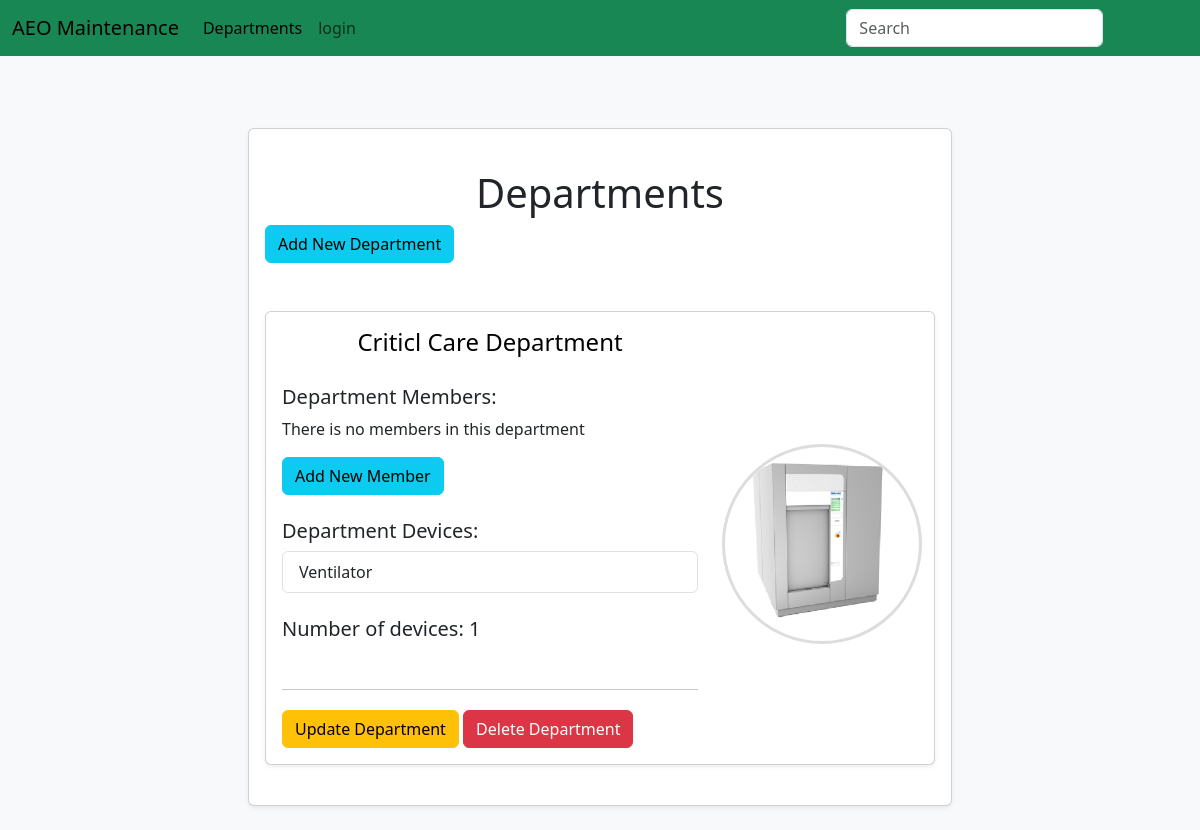
/departments/, run on an earlier commit of the app's database.
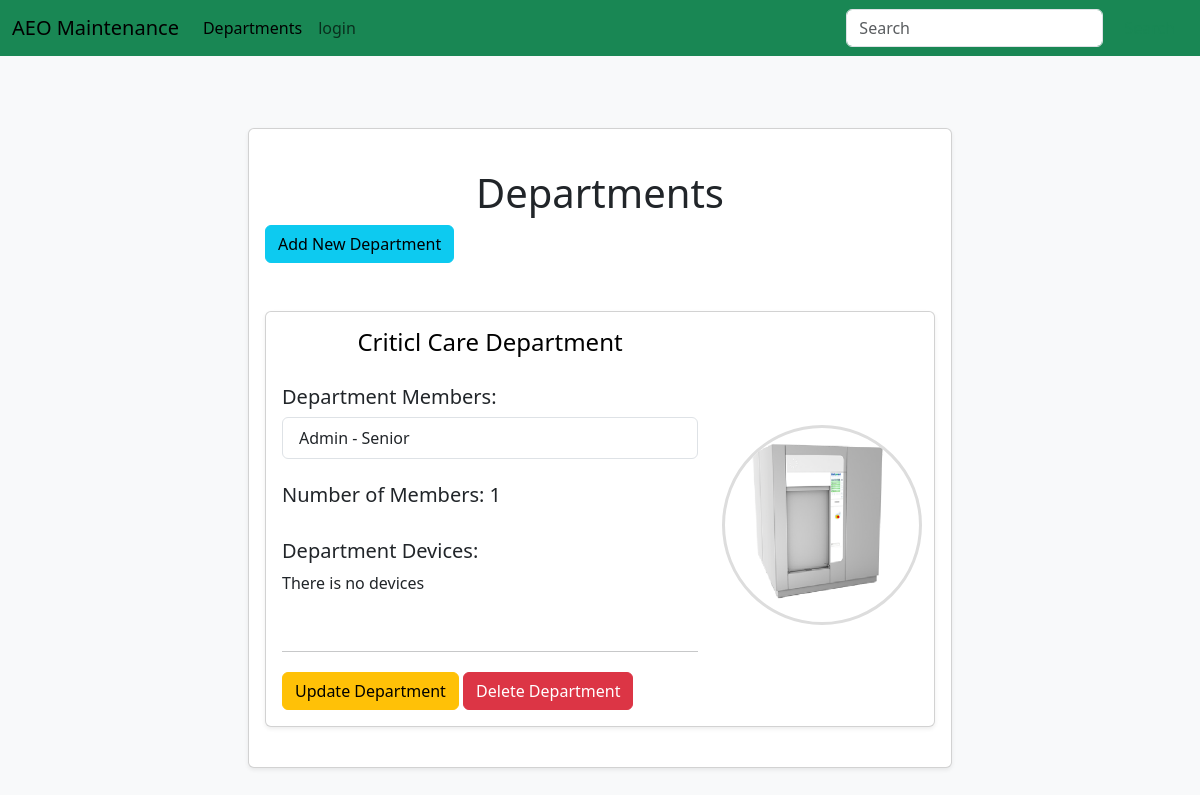
And on a later commit of the database.
### maintenance_system/models.py (models this page shows, shortened)
class Department(db.Model):
	id = db.Column(db.Integer, primary_key=True)
	name = db.Column(db.String(80), unique=True)
	members = db.relationship('User', backref='department', lazy=True)
	devices = db.relationship('Device', backref='department', lazy=True)

class Device(db.Model):
	id = db.Column(db.Integer, primary_key=True)
	name = db.Column(db.String(80), unique=True)
	department_id = db.Column(db.Integer, db.ForeignKey('department.id'))
	models = db.relationship('Model', backref='device', lazy=True)

class User(db.Model, UserMixin):
	id = db.Column(db.Integer, primary_key=True)
	username = db.Column(db.String(80), unique=True)
	email = db.Column(db.String(120), unique=True)
	password = db.Column(db.String(120))
	rank = db.Column(db.String(120), default="Junior")
	profile_pic = db.Column(db.String(120), default="default.jpg")
	department_id = db.Column(db.Integer, db.ForeignKey('department.id'))
	machines = db.relationship('Machine', backref='user', lazy=True)
	hospitals = db.relationship('Hospital', secondary='user_hospital', backref='users', lazy='dynamic')

### maintenance_system/Departments/routes.py (the view)
@departmentsbp.route('/departments/', methods=['GET', 'POST'])
def departments():
    form = DepartmentForm()
    departments = Department.query.all()
    users = User.query.all()
    department_pics = []
    for department in departments:
        for device in department.devices:
            for model in device.models:
                department_pics.append(model.picture)
    department_picture = choice(department_pics) if department_pics else 'default.jpg'
    return render_template('departments.html', departments=departments, form=form, department_picture=department_picture, users=users)

### maintenance_system/Departments/forms.py (shortened to what this page needs)
class DepartmentForm(FlaskForm):
    name = StringField('Department Name', validators=[DataRequired(), Length(min=2, max=20)])
    submit = SubmitField('Add')

### maintenance_system/Templates/departments.html (shortened to what this page needs)
{% extends "layout.html"%}
{% block content %}
<div class="row justify-content-center">
	<div class="col-lg-8 mt-4 mb-4">
		<div class="card p-3 shadow-sm">
			<div class="row">
				<div class="col-md-8 col-lg-12 mt-4 mb-4">
					<h1 class="text-center">Departments</h1>
					<button type="button" class="btn btn-info btn-md" data-bs-toggle="modal"
						data-bs-target="#addDepartment">Add
						New Department</button>
				</div>
				{% for department in departments %}
				<div class="col-md-8 col-lg-12 mt-4 mb-4">
					<div class="card p-3 shadow-sm">
						<div class="row align-items-center">
							<div class="col-lg-8 col-12">
								<a href="{{ url_for('devicesbp.devices', department_id = department.id)}}"
									class="anchor-custom">
									<h4 class="mb-1 text-center">{{department.name}} Department</h4>
								</a>
								<br>
								<h5>Department Members: </h5>
								{% if department.members%}
								<div class="list-group">
									{% for member in department.members%}
									<a href="{{ url_for('usersbp.user', id = member.id)}}"
										class="list-group-item list-group-item-action">{{ member.username }} - {{
										member.rank }}</a>
									{% endfor%}
								</div>
								<br>
								<h5>Number of Members: {{ department.members|length }}</h5>
								{% else %}
								<p> There is no members in this department</p>
								<button type="button" data-bs-toggle="modal"
									data-bs-target="#addMember{{ department.id }}" class="btn btn-info btn-md mb-4">Add
									New Member</button>
								{% endif %}
								<br>
								<h5>Department Devices: </h5>
								{% if department.devices%}
								<div class="list-group">
									{% for device in department.devices%}
									<a href=" {{url_for( 'modelsbp.models', device_id=device.id) }}"
										class="list-group-item list-group-item-action">{{
										device.name }}</a>
									{% endfor%}
								</div>
								<br>
								<h5>Number of devices: {{ department.devices|length }}</h5>
								{% else %}
								<p>There is no devices</p>
								{% endif%}
								<br>
								<hr>
								<div>
									<button type="button" class="btn btn-warning btn-custom mt-1" data-bs-toggle="modal"
										data-bs-target="#updateDepartment{{ department.id }}">Update
										Department</button>
									<button type="button" class="btn btn-danger custom-button mt-1"
										data-bs-toggle="modal"
										data-bs-target="#deleteDepartment{{ department.id }}">Delete
										Department </button>
								</div>
							</div>
							<div class="col-lg-4 text-center mt-1">
								<img src="{{ url_for('static', filename='images/' + department_picture) }}"
									alt="Department Photo" class="rounded-photo mt-2">
							</div>
						</div>
					</div>
				</div>
				{% endfor %}
			</div>
		</div>
	</div>
	{% endblock%}

### maintenance_system/Templates/layout.html (shortened to what this page needs)
<!doctype html>
<html lang="en">
<head>
	<link href="https://cdn.jsdelivr.net/npm/bootstrap@5.3.3/dist/css/bootstrap.min.css" rel="stylesheet"
>
	<link href="{{ url_for('static', filename='css/style.css')}}" rel="stylesheet">
</head>
<body>
	<nav class="navbar navbar-expand-lg bg-body-success bg-success">
		<div class="container-fluid">
			<a class="navbar-brand" href="{{url_for('main.home')}}">AEO Maintenance</a>
			<div class="collapse navbar-collapse" id="navbarSupportedContent">
				<ul class="navbar-nav me-auto mb-2 mb-lg-0">
					<li class="nav-item">
						<a class="nav-link active" aria-current="page"
							href="{{ url_for('departmentsbp.departments') }}">Departments</a>
					</li>
					{% if current_user.is_authenticated %}
					<li class="nav-item">
						<a class="nav-link" href="{{ url_for('usersbp.user', id=current_user.id) }}">profile</a>
					</li>
					<li class="nav-item">
						<a class="nav-link" href="{{ url_for('usersbp.logout') }}">logout</a>
					</li>
					{% else %}
					<li class="nav-item">
						<a class="nav-link" href="{{ url_for('usersbp.login') }}">login</a>
					</li>
					{% endif %}
				</ul>
				<form class="d-flex" role="search">
					<input class="form-control me-2" type="search" placeholder="Search" aria-label="Search">
					<button class="btn btn-outline-success" type="submit">Search</button>
				</form>
			</div>
		</div>
	</nav>
	<div class="container-fluid container-md">
		<div class="container mt-5">
			<div class="row justify-content-center">
				{% block content %}
				{% endblock %}
			</div>
		</div>
	</div>
</body>
</html>

### maintenance_system/static/css/style.css (style rules this page uses)
body { background-color: #f8f9fa; }
.rounded-photo { width: 200px; height: 200px; object-fit: cover; border-radius: 50%; border: 3px solid #ddd; }
.anchor-custom { text-decoration: none; color: black; cursor: pointer; transition: color 0.3s ease; }

What changed in the data, as far as the page shows it:
removed Device: name "Ventilator"
changed Department "Criticl Care": gains User (username "Admin", rank "Senior"); members|length (not shown) → "1"; devices|length "1" → (not shown); text "There is no members in this department Add New Member Number of devices:" → "Number of Members: There is no devices"
